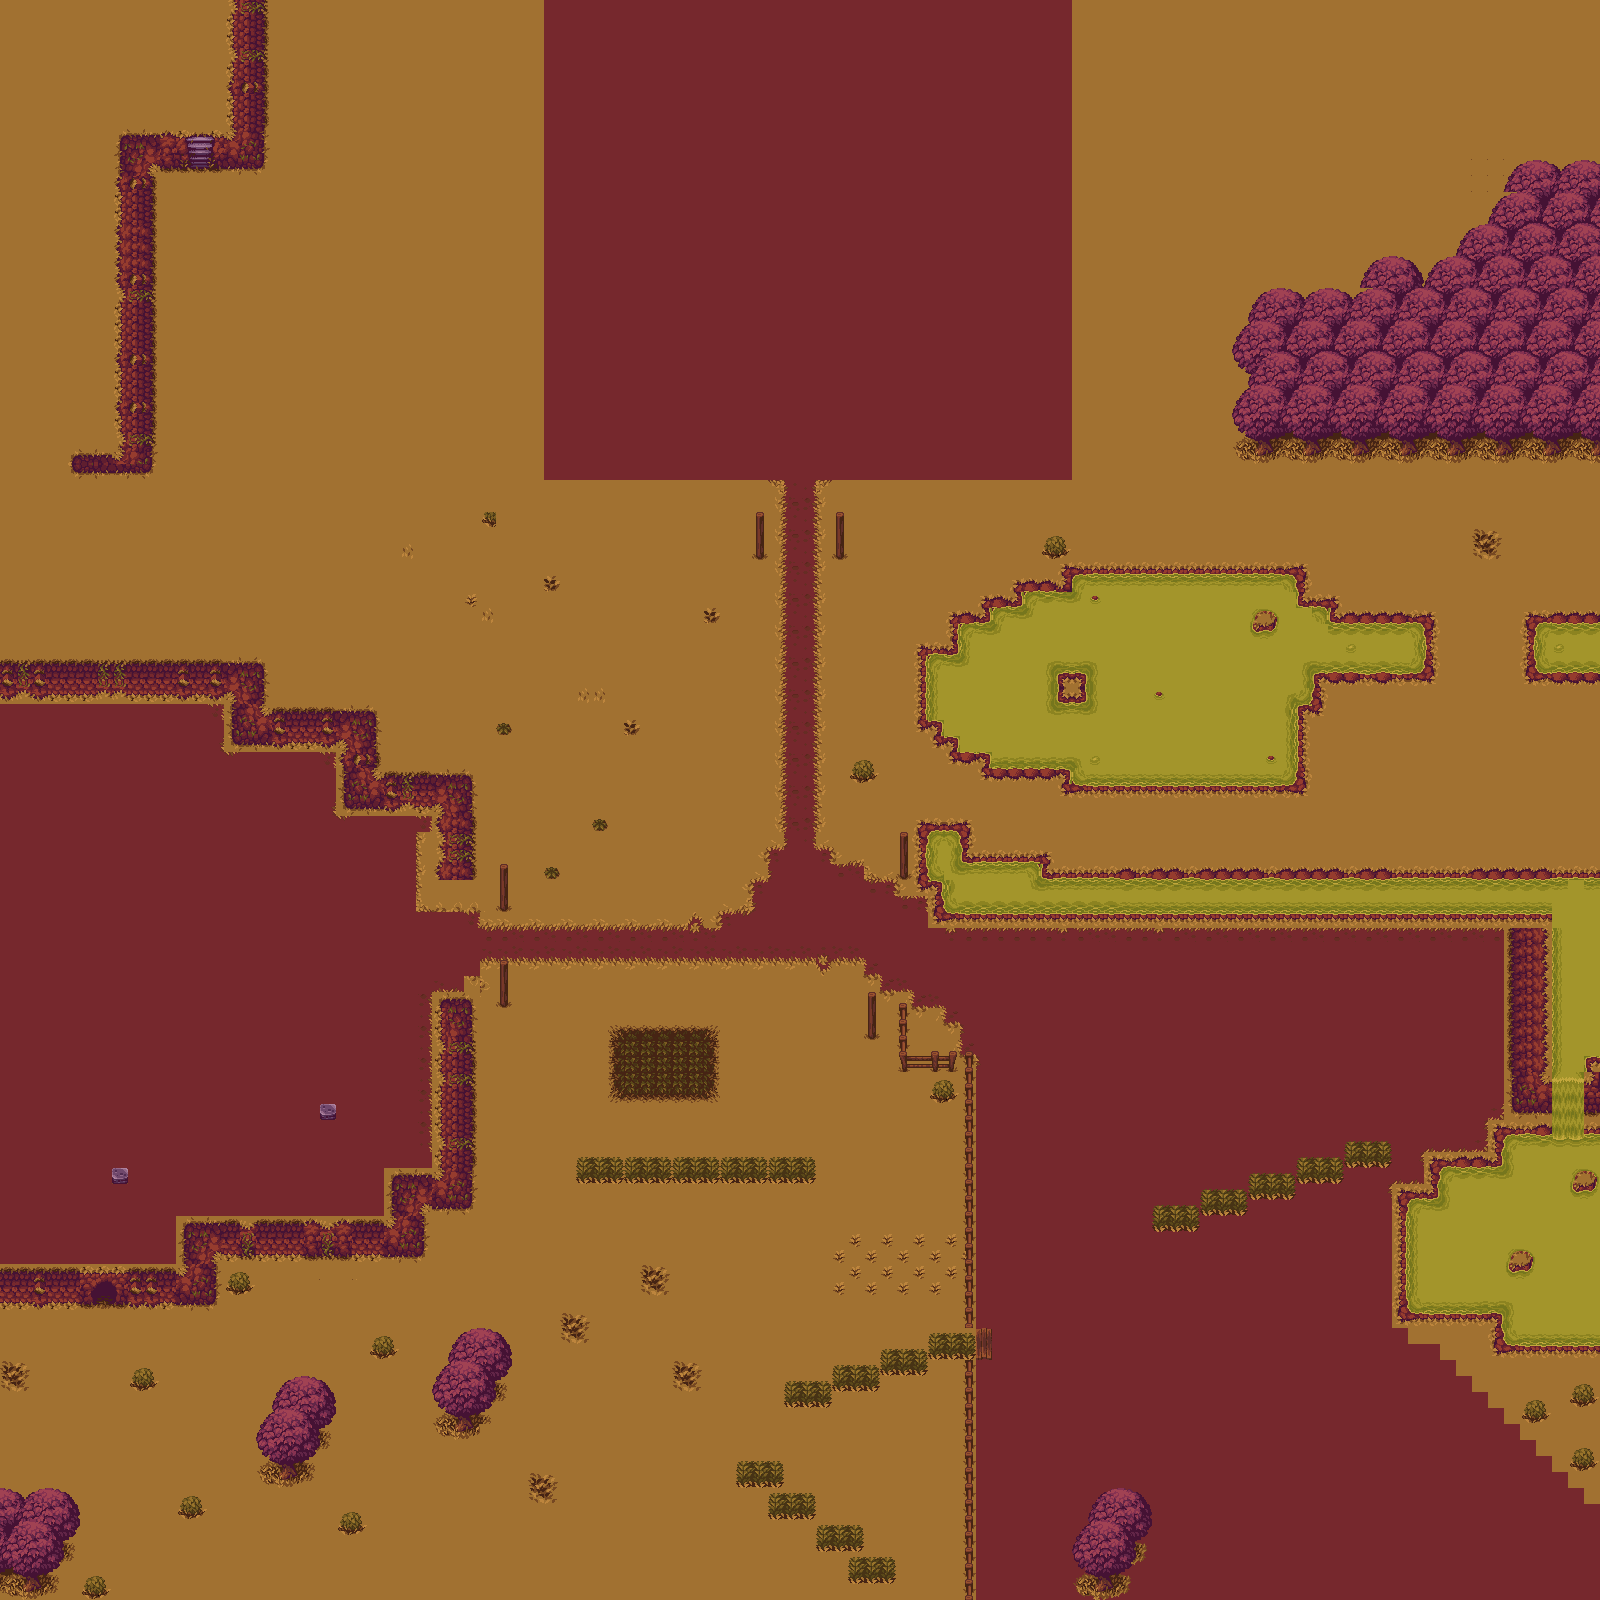

The image is a tile-based game level rendered from a .tmx file. Its description and source (layers, tilesets, objects; grid data summarised) follow:
An orthogonal 100x100 tile map with 16x16 px tiles, 3 tile layers (fond, murs, obstacles), 1 hidden layer not drawn.

<map version="1.0" tiledversion="1.1.2" orientation="orthogonal" renderorder="left-up" width="100" height="100" tilewidth="16" tileheight="16" infinite="0" nextobjectid="1">
 <tileset firstgid="1" name="environnement" tilewidth="16" tileheight="16" tilecount="1088" columns="34">
  <image source="tileset.png" trans="ff00ff" width="544" height="512" />
 </tileset>
 <layer name="fond" width="100" height="100" locked="1">
  <data>[10000 cells, 10000 non-empty, 76 distinct tile ids]</data>
 </layer>
 <layer name="murs" width="100" height="100">
  <data>[10000 cells, 1978 non-empty, 275 distinct tile ids]</data>
 </layer>
 <layer name="base" width="100" height="100" visible="0" locked="1">
  <data>[10000 cells, 85 non-empty, 1 distinct tile ids]</data>
 </layer>
 <layer name="obstacles" width="100" height="100">
  <data>[10000 cells, 0 non-empty, 0 distinct tile ids]</data>
 </layer>
</map>
